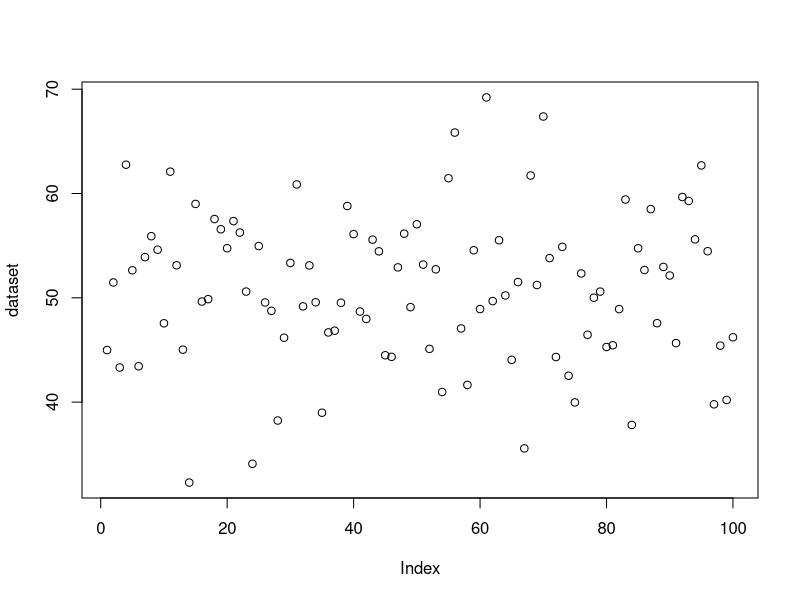
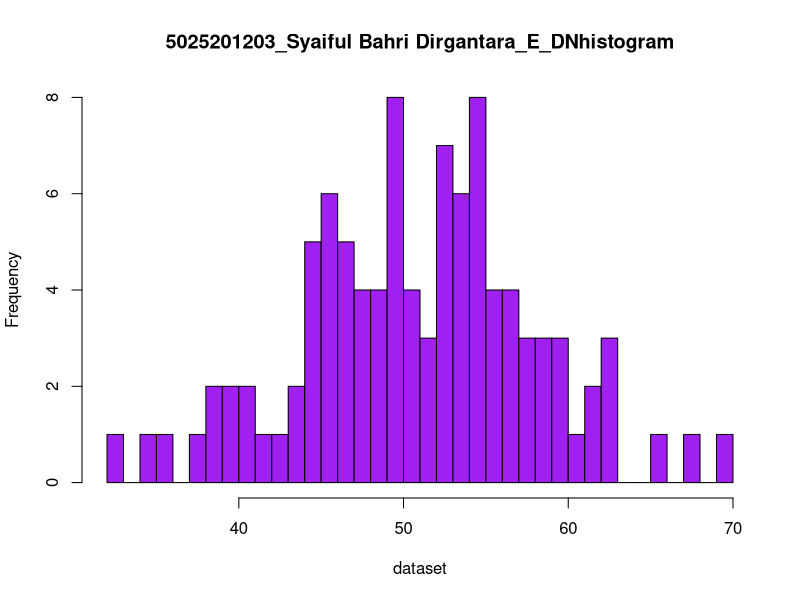

Generate these figures, in order, with R:
#no 6.a
n = 100
miu = 50
taw = 8

set.seed(1)
dataset <- rnorm(n, miu, taw)
dataset

temp = 0
for(i in sort(dataset)) {
  if(i < mean(dataset)) temp = temp + 1
}
x1 = sort(dataset)[temp]
x1
if(sort(dataset)[temp+1] == mean(dataset)) {
  x2 = sort(dataset)[temp+2]
} else {
  x2 = sort(dataset)[temp+1]
}
x2

# zscore = (x-miu)/taw
z1 = (x1-miu)/taw
z1
z2 = (x2-miu)/taw
z2

plot(dataset)

#no 6.b
n = 100
miu = 50
taw = 8

set.seed(1)
dataset <- rnorm(n, miu, taw)
dataset
hist(dataset, breaks = 50,
     main = "5025201203_Syaiful Bahri Dirgantara_E_DNhistogram",
     col = "purple")

#no 6.c
set.seed(1)
dataset <- rnorm(n, miu, taw)
dataset
#variance = taw^2
variance = sd(dataset)^2
variance